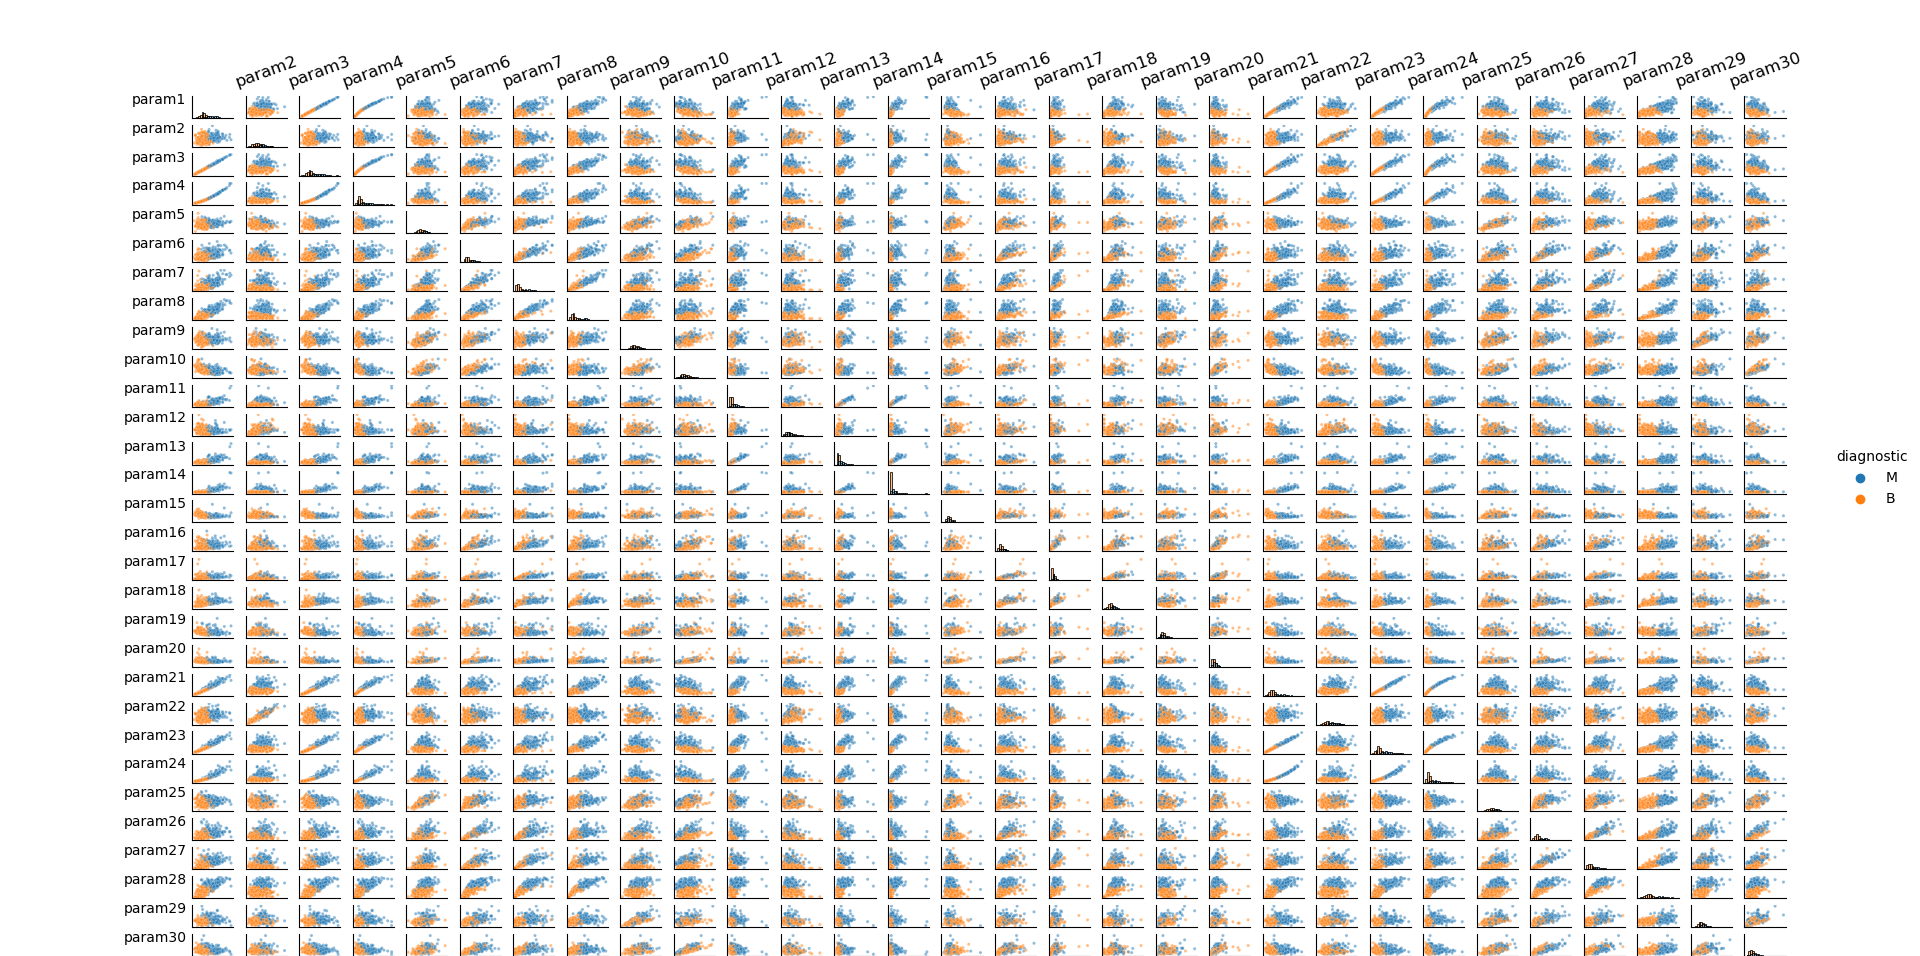

Write the Python code that produced this figure.
import pandas as pd
import matplotlib.pyplot as plt
import argparse
import seaborn as sns
import numpy as np

default_file_path = "../data/data.csv"


def pair_plot(df):
    scatter_kws = {"s": 5, "alpha": 0.5}
    diag_kws = {"bins": 20, "alpha": 0.5}

    # create header for dataframe. The first is diagnostic and other paramx
    header = ["diagnostic"]
    for i in range(1, len(df.columns)):
        header.append("param" + str(i))

    df = pd.DataFrame(df.values, columns=header)

    pairplot = sns.pairplot(
        df,
        hue="diagnostic",
        diag_kind="hist",
        plot_kws=scatter_kws,
        diag_kws=diag_kws,
        height=2,
    )

    for i, col in enumerate(pairplot.axes):
        for j, axes in enumerate(col):
            param1 = axes.get_xlabel()
            param2 = axes.get_ylabel()

            if i == 0:
                axes.set_title(
                    param1[:20] + "..." if len(param1) > 20 else param1, rotation=20
                )
            if j == 0:
                axes.set_ylabel(
                    param2[:20] + "..." if len(param2) > 20 else param2,
                    ha="right",
                    rotation=0,
                )
            axes.set_xticks([])
            axes.set_yticks([])

    plt.subplots_adjust(
        top=0.90, bottom=0, left=0.1, right=0.93, hspace=0.3, wspace=0.3
    )
    plt.show()


if __name__ == "__main__":
    parser = argparse.ArgumentParser()
    parser.add_argument(
        "--csv_file", type=str, default=default_file_path, help="csv file path"
    )
    args = parser.parse_args()

    try:
        df = pd.read_csv(args.csv_file, index_col=0)

        pair_plot(df)
    except FileNotFoundError:
        print("Invalid file")
